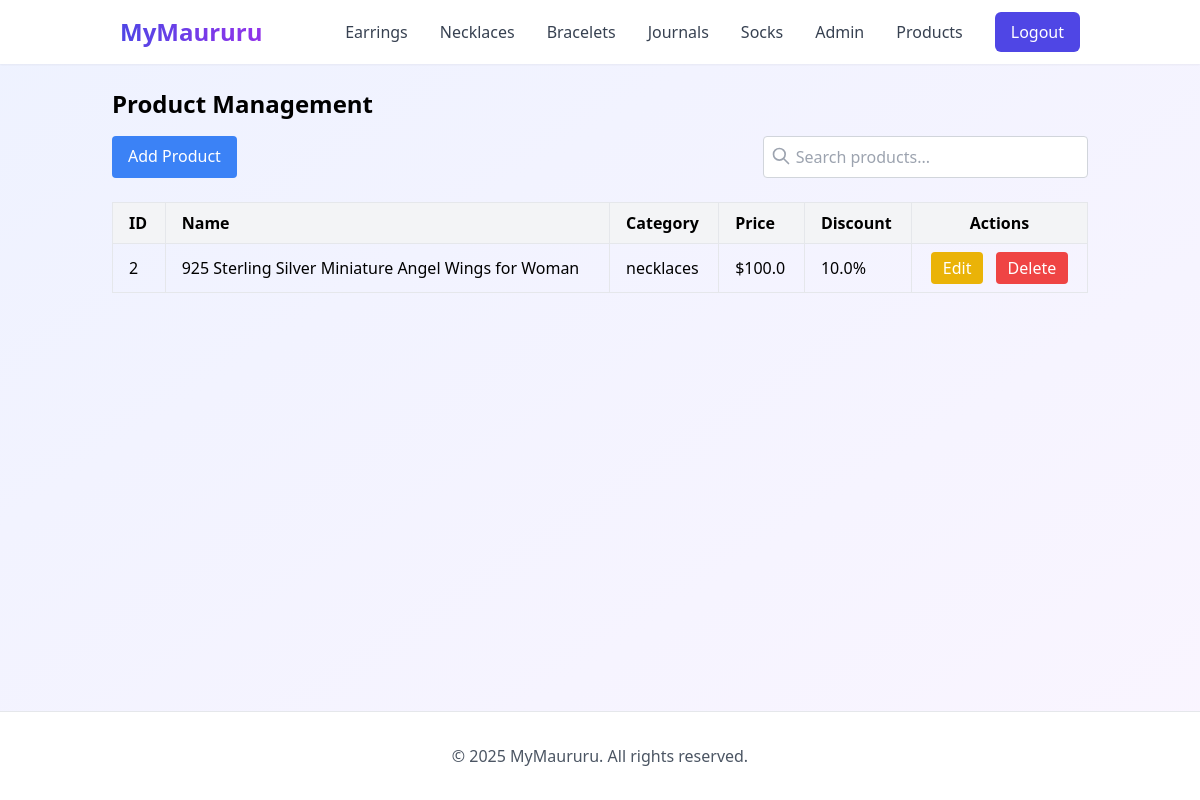
/admin/products (signed in), run on the app's committed database.
### tables this page shows
CREATE TABLE products (
                id INTEGER PRIMARY KEY AUTOINCREMENT,
                product_name TEXT NOT NULL,
                price REAL NOT NULL,
                amazon_link TEXT,
                image_path TEXT,
                discount REAL DEFAULT 0,
                category TEXT NOT NULL,
                created_at TIMESTAMP DEFAULT CURRENT_TIMESTAMP
            );

### app.py (the view)
@app.route('/admin/products')
@admin_required
def admin_products():
    db = get_db()
    cursor = db.cursor()
    cursor.execute('SELECT * FROM products ORDER BY created_at DESC')
    products = cursor.fetchall()
    return render_template('admin/products.html', products=products)

### app.py (called while the page is built)
def admin_required(f):
    @wraps(f)
    def decorated_function(*args, **kwargs):
        if not session.get('is_admin'):
            flash('Please log in first.', 'error')
            return redirect(url_for('login'))
        return f(*args, **kwargs)
    return decorated_function

def get_db():
    db = sqlite3.connect('store.db')
    db.row_factory = sqlite3.Row
    return db

@app.context_processor
def utility_processor():
    def format_price(amount, discount=0):
        final_price = amount * (1 - discount / 100)
        return f"${final_price:.2f}"
    return dict(format_price=format_price)

### templates/admin/products.html (shortened to what this page needs)
{% extends '_base.html' %}
{% block content %}
<div class="container mx-auto p-4 sm:p-6">
    <h1 class="text-xl sm:text-2xl font-bold mb-4">Product Management</h1>
    <div class="flex flex-col sm:flex-row justify-between gap-4 mb-6">
        <a href="{{ url_for('add_product') }}" class="bg-blue-500 hover:bg-blue-600 text-white px-4 py-2 rounded text-center transition-colors">
            <span class="hidden sm:inline">Add Product</span>
        </a>
        <div class="relative w-full sm:w-1/3">
            <input type="text"
                   id="search"
                   placeholder="Search products..."
                   class="w-full border border-gray-300 p-2 rounded pl-8 focus:outline-none focus:ring-2 focus:ring-blue-500">
            <svg xmlns="http://www.w3.org/2000/svg" class="h-5 w-5 absolute left-2 top-2.5 text-gray-400" fill="none" viewBox="0 0 24 24" stroke="currentColor">
                <path stroke-linecap="round" stroke-linejoin="round" stroke-width="2" d="M21 21l-6-6m2-5a7 7 0 11-14 0 7 7 0 0114 0z" />
            </svg>
        </div>
    </div>
    <div class="overflow-x-auto -mx-4 sm:mx-0">
        <div class="hidden sm:block">
            <table class="w-full border-collapse border border-gray-300">
                <thead>
                    <tr class="bg-gray-100">
                        <th class="border px-4 py-2 text-left">ID</th>
                        <th class="border px-4 py-2 text-left">Name</th>
                        <th class="border px-4 py-2 text-left">Category</th>
                        <th class="border px-4 py-2 text-left">Price</th>
                        <th class="border px-4 py-2 text-left">Discount</th>
                        <th class="border px-4 py-2 text-center">Actions</th>
                    </tr>
                </thead>
                <tbody>
                    {% for product in products %}
                    <tr class="border hover:bg-gray-50">
                        <td class="border px-4 py-2">{{ product.id }}</td>
                        <td class="border px-4 py-2">{{ product.product_name }}</td>
                        <td class="border px-4 py-2">{{ product.category }}</td>
                        <td class="border px-4 py-2">${{ product.price }}</td>
                        <td class="border px-4 py-2">{{ product.discount }}%</td>
                        <td class="border px-4 py-2 text-center space-x-2">
                            <a href="{{ url_for('edit_product', id=product.id) }}"
                               class="inline-block bg-yellow-500 hover:bg-yellow-600 text-white px-3 py-1 rounded transition-colors">
                                Edit
                            </a>
                            <a href="{{ url_for('delete_product', id=product.id) }}"
                               class="inline-block bg-red-500 hover:bg-red-600 text-white px-3 py-1 rounded transition-colors"
                               onclick="return confirm('Are you sure you want to delete this product?')">
                                Delete
                            </a>
                        </td>
                    </tr>
                    {% else %}
                    <tr>
                        <td colspan="6" class="text-center py-4 text-gray-500">No products found.</td>
                    </tr>
                    {% endfor %}
                </tbody>
            </table>
        </div>
    </div>
</div>
{% endblock %}

### data on the page
products: id "2", product_name "925 Sterling Silver Miniature Angel Wings for Woman", category "necklaces", price "100.0", discount "10.0"

### other printed values
{{ category|title }} "Earrings" "Necklaces" "Bracelets" "Journals" "Socks"
{{ ''|current_year }} "2025"
